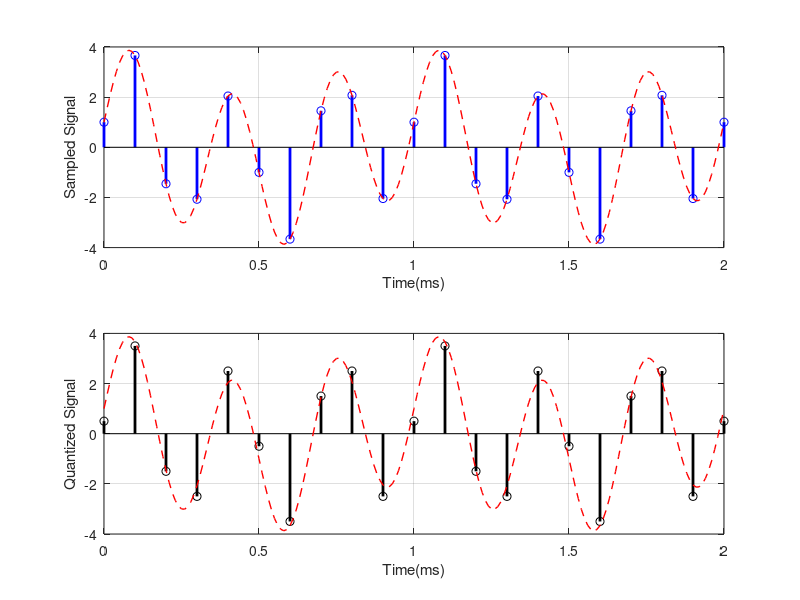
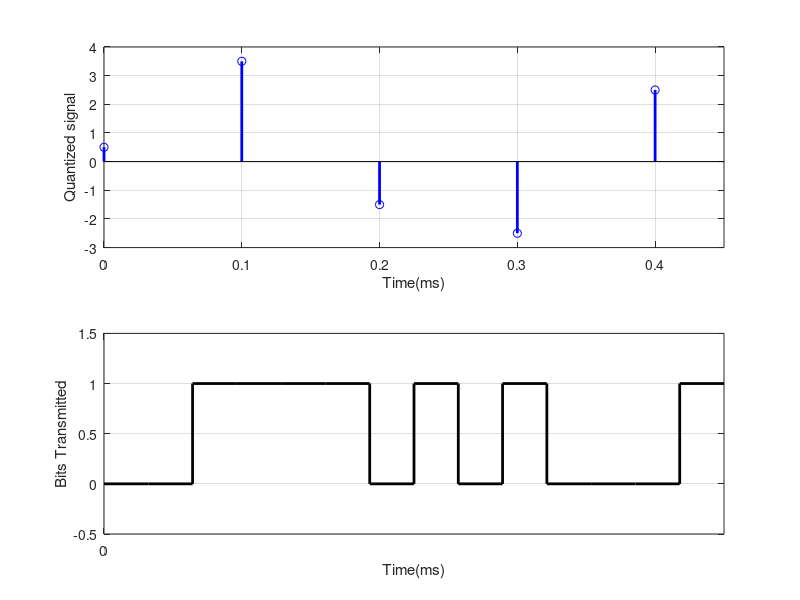

Write the MATLAB code that produced these figures, in order.
%pcm transmitter 

%input
tG = 10^(-5);     %gap between two time points
mint = 0;         %minimum of time scale
maxt = 2*10^(-3); %maximum of time scale
tPc = mint:tG:maxt; %time scale for plot
X = cos(2*pi*10^3*tPc) + 3*sin(2*pi*3*10^3*tPc);

%sampling
fs = 10*10^3;     %sampling frequency
tPcgrid = 1/fs;    %sampling interval
tPs = mint:tPcgrid:maxt; %sampled time axis
tpen = mint:tPcgrid:maxt*3;
Xs = cos(2*pi*10^3*tPs) + 3*sin(2*pi*3*10^3*tPs);   %sampled signal

%quantization
bounds = -3:1:3;    %range boundaries for quantization
levels = -3.5:1:3.5;  %levels of quantization
[ind, Xq] = quantiz(Xs,bounds,levels); 

%encoding
M = length(levels);  %number of quantization levels
n = log2(M);         %No. of bits per sample
Xdp = de2bi(ind,n);  %encoder output, parallel bits

%PISO
lXd = numel(Xdp);    %length of the binary output
Xd = reshape(Xdp', [1, lXd]);  %convert parallel bits to serial

figure(1);
 
subplot(2,1,1);
stem(tPs, Xs, 'b', 'LineWidth', 2);
hold on 
grid on
xt = get(gca, 'XTick');
set(gca, 'XTick',xt, 'XTickLabel', xt*1000);
plot(tPc, X, 'r', 'LineWidth', 1, 'LineStyle', '--');
hold off
xlabel('Time(ms)');
ylabel('Sampled Signal');

subplot(2,1,2);
stem(tPs, Xq,'black', 'LineWidth', 2);
hold on
grid on
xt = get(gca, 'XTick');
set(gca, 'XTick',xt, 'XTickLabel', xt*1000);
plot(tPc, X, 'r', 'LineWidth', 1, 'LineStyle', '--');
hold off
xlabel('Time(ms)');
ylabel('Quantized Signal');

figure(2);
subplot(2,1,1);
stem(tPs(1:5), Xq(1:5), 'b', 'LineWidth', 2); 
grid on
xt = get(gca, 'XTick');
set(gca, 'XTick',xt, 'XTickLabel', xt*1000);
xlim([0, 4.5*10^(-4)]);
xlabel('Time(ms)');
ylabel('Quantized signal');

subplot(2,1,2);
stairs(tpen(1:15),Xd(1:15), 'black', 'LineWidth', 2);
grid on
xt = get(gca, 'XTick');
set(gca, 'XTick',xt, 'XTickLabel', xt*1000);
ylim([-0.5, 1.5]);
xlabel('Time(ms)');
ylabel('Bits Transmitted');